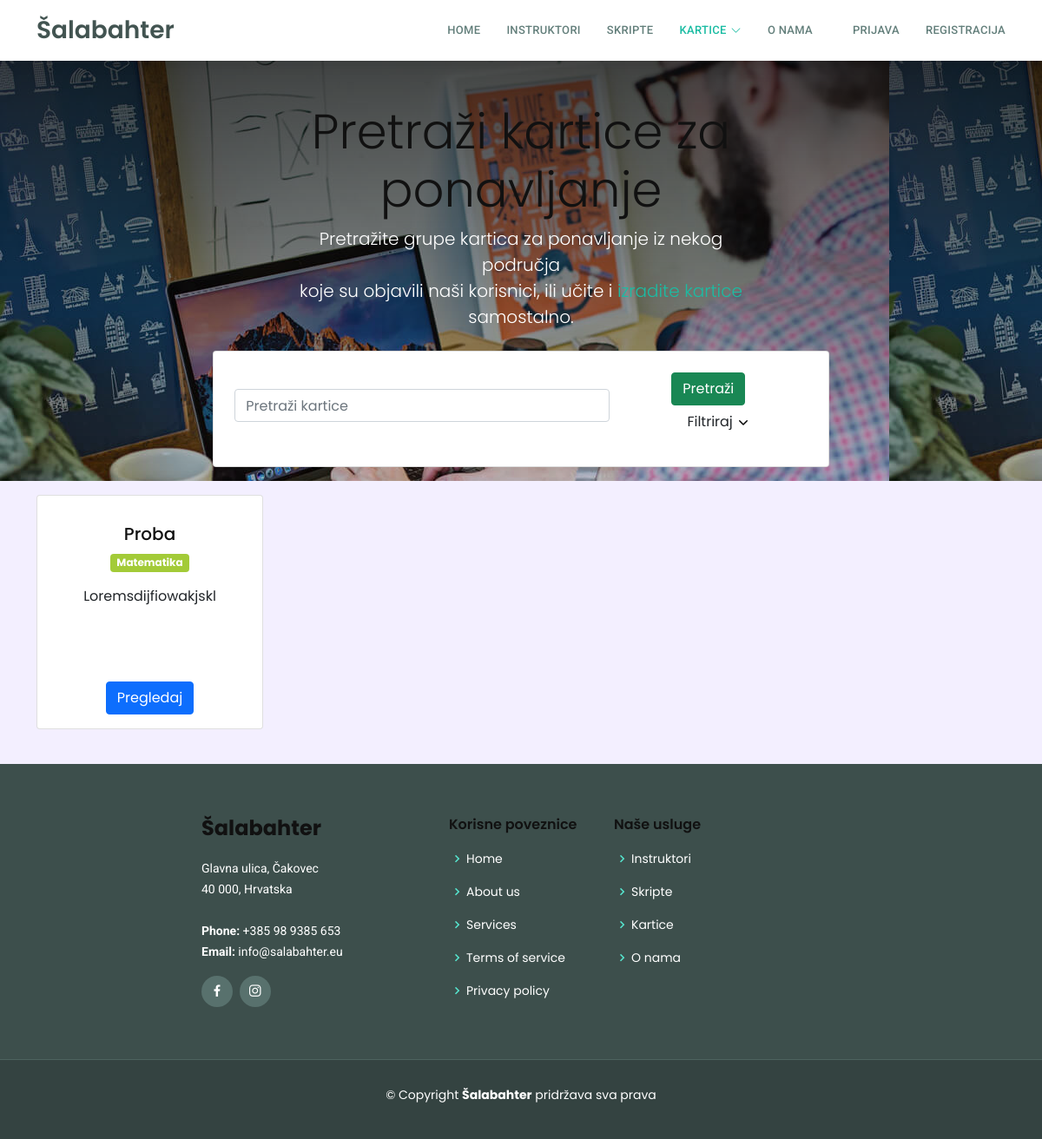
Page /kartice/index.php on the earlier database version.
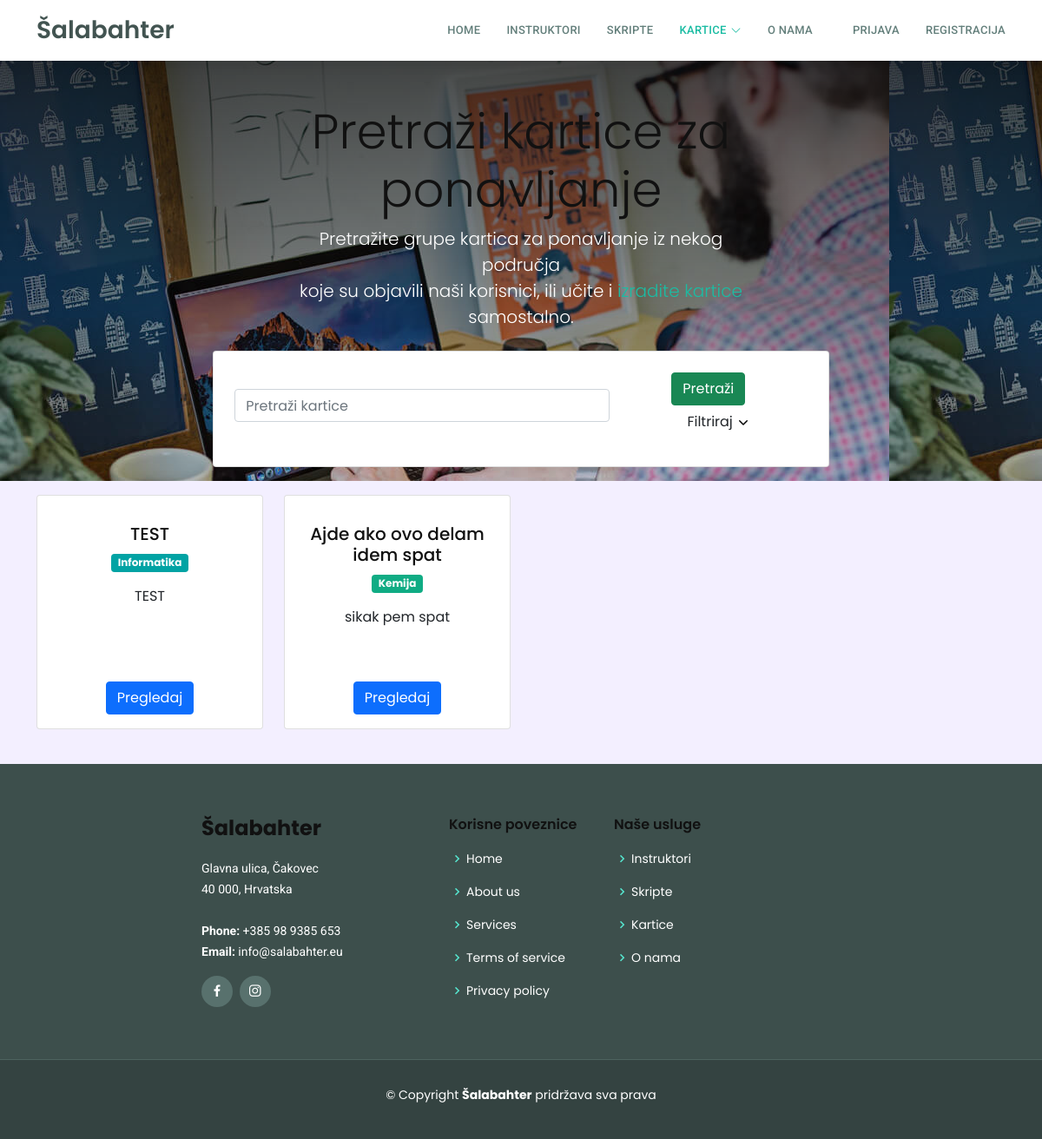
Same page on the later database version.
### tables this page shows
CREATE TABLE `grupekartica` (
  `grupa_id` int(11) NOT NULL,
  `grupa_naziv` varchar(255) DEFAULT NULL,
  `grupa_opis` text DEFAULT NULL,
  `datum_kreiranja` timestamp NOT NULL DEFAULT current_timestamp(),
  `vlasnik_id` int(11) DEFAULT NULL,
  `predmet_id` int(11) DEFAULT NULL,
  `javno` tinyint(1) DEFAULT 0,
  `broj_pregleda` int(11) DEFAULT 0
);

CREATE TABLE `predmeti` (
  `predmet_id` int(11) NOT NULL,
  `naziv_predmeta` varchar(255) DEFAULT NULL,
  `predmet_boja` varchar(255) NOT NULL
);

### kartice/index.php (the view, shortened to what the changed rows need)
<?php
$con = require "../ukljucivanje/connection/spajanje.php";
include("../ukljucivanje/functions/funkcije.php");
if ($_SERVER["REQUEST_METHOD"] == "POST") {
    $searchTerm = $_POST["searchTerm"];
    $selectedSubject = $_POST["selectedSubject"];
    $sql = "SELECT * FROM grupekartica WHERE javno = 1";
    if (!empty($searchTerm)) {
        $sql .= " AND (grupa_naziv LIKE '%$searchTerm%' OR grupa_opis LIKE '%$searchTerm%')";
    }
    if (!empty($selectedSubject)) {
        $sql .= " AND predmet_id = '$selectedSubject'";
    }
    $result = $con->query($sql);
} else {
    $sql = "SELECT * FROM grupekartica WHERE javno = 1";
    $result = $con->query($sql);
}
?>
<!DOCTYPE html>
<html lang="hr">
<head>
    <?php include '../assets/css/stiliranjeSporedno.php'; ?>
</head>
<body>
    <?php include '../ukljucivanje/header.php';
    ?>
    <div class="justify-content-md-center mb-4">
        <div class="hero-section text-center" style="background: linear-gradient(rgba(0, 0, 0, 0.7), rgba(0, 0, 0, 0.2)), url(../assets/img/about.jpg);">
            <div class="container ">
                <div class="row">
                    <div class="col-lg-6 mx-auto mt-5">
                        <h1 class="display-4 " style="color: #FFFFFF;">Pretraži kartice za ponavljanje</h1>
                    </div>
                </div>
            </div>
        </div>
        <div class="container">
            <div class="main-body mt-3">
                <div class="row">
                    <div class="col">
                        <div class="row">
                            <?php
                            if (isset($result) > 0) :
                                while ($row = $result->fetch_assoc()) :
                                    $predmet_id = $row['predmet_id'];
                                    $predmetGrupe = "SELECT  naziv_predmeta, predmet_boja FROM  predmeti WHERE predmet_id = $predmet_id";
                                    $rezultatPredmeta = $con->query($predmetGrupe);
                            ?>
                                    <div class="col-sm-3 mb-3 ">
                                        <div class="card" style="height: 270px;">
                                            <div class="card-body d-flex flex-column justify-content-between">
                                                <div class="d-flex flex-column align-items-center text-center" style="height: 100%; display: flex; flex-direction: column; justify-content: space-between;">
                                                    <div class="mt-3">
                                                        <h5 class="card-title">
                                                            <?php echo (strlen($row["grupa_naziv"]) > 40) ? substr($row["grupa_naziv"], 0, 40) . '...' : $row["grupa_naziv"]; ?>
                                                        </h5>
                                                        <?php
                                                        if ($rezultatPredmeta->num_rows > 0) :
                                                            while ($predmetRed = $rezultatPredmeta->fetch_assoc()) :
                                                                $naziv_predmeta = $predmetRed['naziv_predmeta'];
                                                                $predmetBoja = $predmetRed['predmet_boja'];
                                                        ?>
                                                                <p class="badge " style="background-color: <?php echo $predmetBoja; ?>;"><?php echo $naziv_predmeta; ?></p>
                                                        <?php
                                                            endwhile;
                                                        endif;
                                                        ?>
                                                        <p class="card-text">
                                                            <?php echo (strlen($row["grupa_opis"]) > 120) ? substr($row["grupa_opis"], 0, 120) . '...' : $row["grupa_opis"]; ?>
                                                        </p>
                                                    </div>
                                                    <div class="row mt-auto">
                                                        <div class="col">
                                                            <a href="grupakartica.php?grupa_id=<?php echo $row["grupa_id"]; ?>" class="btn btn-primary">Pregledaj</a>
                                                        </div>
                                                    </div>
                                                </div>
                                            </div>
                                        </div>
                                    </div>
                            <?php
                                endwhile;
                            else :
                                echo "<p class='col'>Nema rezultata.</p>";
                            endif;
                            ?>
                        </div>
                    </div>
                </div>
            </div>
        </div>
    </div>
</body>
</html>

Differences in the rows shown:
removed grupekartica: grupa_naziv "Proba", grupa_opis "Loremsdijfiowakjskl"
no longer on this page (row unchanged): predmeti: naziv_predmeta "Matematika", shown under "Proba"
now on this page (row edited): grupekartica: grupa_naziv "TEST", grupa_opis "TEST"
now on this page (row unchanged): predmeti: naziv_predmeta "Informatika", shown under "TEST"
added grupekartica: grupa_naziv "Ajde ako ovo delam idem spat", grupa_opis "sikak pem spat"
now on this page (row unchanged): predmeti: naziv_predmeta "Kemija", shown under "Ajde ako ovo delam idem spat"
